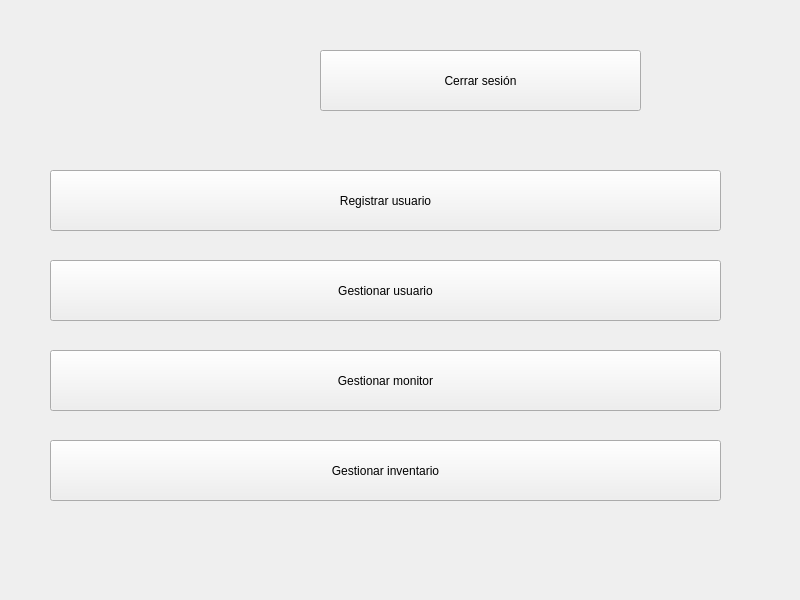
<?xml version="1.0" encoding="UTF-8"?>
<ui version="4.0">
 <class>MainWindow</class>
 <widget class="QMainWindow" name="MainWindow">
  <property name="geometry">
   <rect>
    <x>0</x>
    <y>0</y>
    <width>800</width>
    <height>600</height>
   </rect>
  </property>
  <property name="windowTitle">
   <string>MainWindow</string>
  </property>
  <widget class="QWidget" name="centralwidget">
   <widget class="QLabel" name="label">
    <property name="geometry">
     <rect>
      <x>60</x>
      <y>20</y>
      <width>141</width>
      <height>121</height>
     </rect>
    </property>
    <property name="text">
     <string/>
    </property>
    <property name="pixmap">
     <pixmap resource="../recursos.qrc">:/imagenes/logo.png</pixmap>
    </property>
    <property name="scaledContents">
     <bool>true</bool>
    </property>
   </widget>
   <widget class="QPushButton" name="pushButtonCerrar">
    <property name="geometry">
     <rect>
      <x>320</x>
      <y>50</y>
      <width>321</width>
      <height>61</height>
     </rect>
    </property>
    <property name="text">
     <string>Cerrar sesión</string>
    </property>
   </widget>
   <widget class="QPushButton" name="pushButtonRegistrar">
    <property name="geometry">
     <rect>
      <x>50</x>
      <y>170</y>
      <width>671</width>
      <height>61</height>
     </rect>
    </property>
    <property name="text">
     <string>Registrar usuario</string>
    </property>
   </widget>
   <widget class="QPushButton" name="pushButtonGUsu">
    <property name="geometry">
     <rect>
      <x>50</x>
      <y>260</y>
      <width>671</width>
      <height>61</height>
     </rect>
    </property>
    <property name="text">
     <string>Gestionar usuario</string>
    </property>
   </widget>
   <widget class="QPushButton" name="pushButtonGMon">
    <property name="geometry">
     <rect>
      <x>50</x>
      <y>350</y>
      <width>671</width>
      <height>61</height>
     </rect>
    </property>
    <property name="text">
     <string>Gestionar monitor</string>
    </property>
   </widget>
   <widget class="QPushButton" name="pushButtonGInv">
    <property name="geometry">
     <rect>
      <x>50</x>
      <y>440</y>
      <width>671</width>
      <height>61</height>
     </rect>
    </property>
    <property name="text">
     <string>Gestionar inventario</string>
    </property>
   </widget>
  </widget>
 </widget>
 <resources>
  <include location="../recursos.qrc"/>
 </resources>
 <connections/>
</ui>
